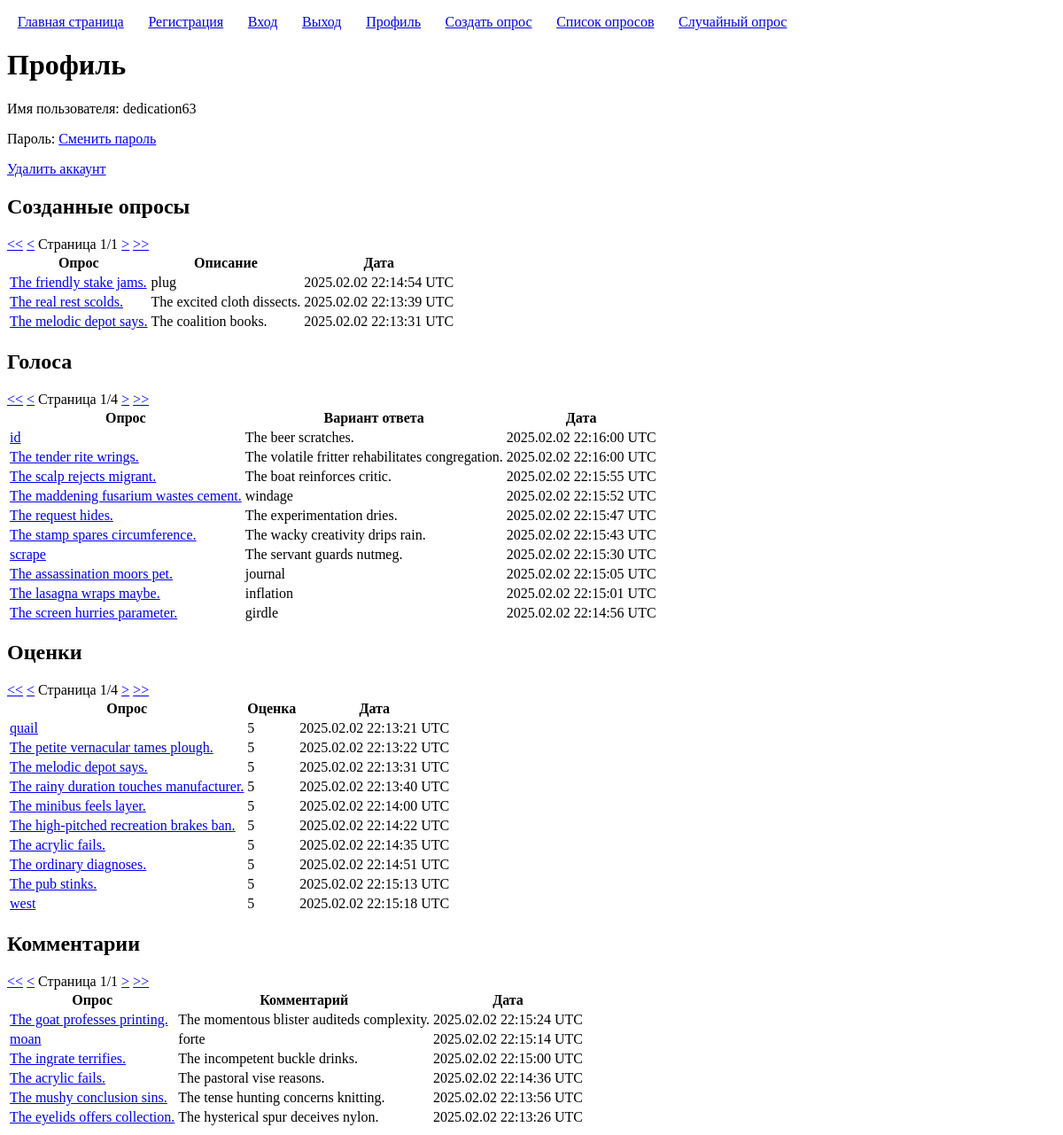
Page /users/profile/2/ (signed in) on the earlier database version.
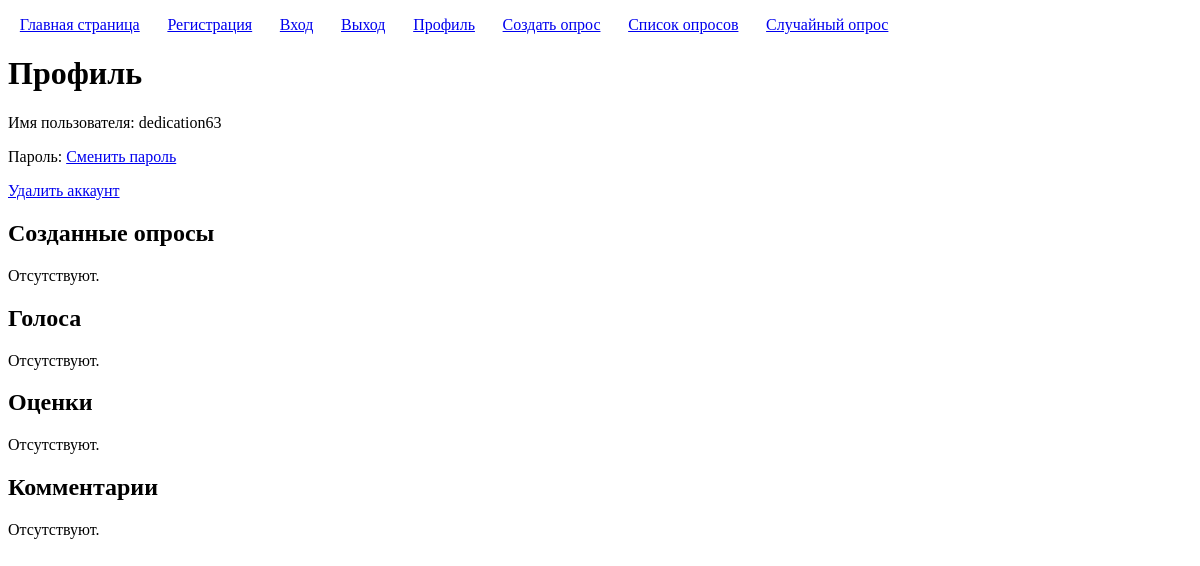
Same page on the later database version.
### polls/models.py (models this page shows, shortened)
class Poll(models.Model):
	title = models.CharField('Заголовок', max_length=100, validators=[custom_validators.forbidden_words])
	description = models.CharField('Описание', max_length=100, blank=True, null=True, validators=[custom_validators.forbidden_words])
	user = models.ForeignKey(User, on_delete=models.CASCADE, verbose_name='Автор')
	created = models.DateTimeField('Время создания', auto_now_add=True)

class Vote(models.Model):
	user = models.ForeignKey(User, on_delete=models.CASCADE)
	poll = models.ForeignKey(Poll, on_delete=models.CASCADE)
	choice = models.ForeignKey(Choice, on_delete=models.CASCADE)
	created = models.DateTimeField(auto_now=True)

class Choice(models.Model):
	poll = models.ForeignKey(Poll, on_delete=models.CASCADE)
	text = models.CharField('', max_length=100, validators=[custom_validators.forbidden_words])

class Rating(models.Model):
	user = models.ForeignKey(User, on_delete=models.CASCADE)
	poll = models.ForeignKey(Poll, on_delete=models.CASCADE)
	value = models.IntegerField()
	created = models.DateTimeField(auto_now=True)

class Comment(models.Model):
	user = models.ForeignKey(User, on_delete=models.CASCADE)
	poll = models.ForeignKey(Poll, on_delete=models.CASCADE)
	text = models.CharField('Текст', max_length=100, validators=[custom_validators.forbidden_words])
	created = models.DateTimeField(auto_now_add=True)

### users/views.py (the view)
# urls.py: path("profile/<int:user_pk>/", views.ProfileView.as_view(), name="profile"),
class ProfileView(DetailView):
	model = User
	pk_url_kwarg = 'user_pk'
	paginate_by = 10
	template_name = 'users/profile.html'
	def get_context_data(self, *args, **kwargs):
		context = super().get_context_data(*args, **kwargs)
		context['user_polls'] = self.request.user.poll_set.order_by('-created')
		user_polls_paginator = Paginator(context['user_polls'], self.paginate_by)
		context['user_polls_page_kwarg'] = 'user_polls_page_number'
		context['user_polls_page_number'] = self.request.GET.get(context['user_polls_page_kwarg'])
		context['user_polls_page_obj'] = user_polls_paginator.get_page(context['user_polls_page_number'])
		context['user_votes'] = self.request.user.vote_set.order_by('-created')
		user_votes_paginator = Paginator(context['user_votes'], self.paginate_by)
		context['user_votes_page_kwarg'] = 'user_votes_page_number'
		context['user_votes_page_number'] = self.request.GET.get(context['user_votes_page_kwarg'])
		context['user_votes_page_obj'] = user_votes_paginator.get_page(context['user_votes_page_number'])
		context['user_ratings'] = self.request.user.rating_set.order_by('-value')
		user_ratings_paginator = Paginator(context['user_ratings'], self.paginate_by)
		context['user_ratings_page_kwarg'] = 'user_ratings_page_number'
		context['user_ratings_page_number'] = self.request.GET.get(context['user_ratings_page_kwarg'])
		context['user_ratings_page_obj'] = user_ratings_paginator.get_page(context['user_ratings_page_number'])
		context['user_comments'] = self.request.user.comment_set.order_by('-created')
		user_comments_paginator = Paginator(context['user_comments'], self.paginate_by)
		context['user_comments_page_kwarg'] = 'user_comments_page_number'
		context['user_comments_page_number'] = self.request.GET.get(context['user_comments_page_kwarg'])
		context['user_comments_page_obj'] = user_comments_paginator.get_page(context['user_comments_page_number'])
		return context

### templatetags/pagination.py (called while the page is built)
@register.inclusion_tag('pagination.html')
def pagination(page_kwarg, page_obj):
	return {'page_kwarg': page_kwarg, 'page_obj': page_obj}

### users/templates/users/profile.html (shortened to what this page needs)
{% extends "base.html" %}
{% load pagination %}
{% block h1 %}Профиль{% endblock h1 %}
{% block content %}
	<p>Имя пользователя: {{ user.username }}</p>
	<p>Пароль: <a href="{% url 'password_change' user.pk %}">Сменить пароль</a></p>
	<p><a href="{% url 'delete_user' user.pk %}">Удалить аккаунт</a></p>
	<h2>Созданные опросы</h2>
	{% if user_polls %}
		{% pagination user_polls_page_kwarg user_polls_page_obj %}
		<table>
			<thead>
				<tr>
					<th>Опрос</th>
					<th>Описание</th>
					<th>Дата</th>
				</tr>
			</thead>
			<tbody>
				{% for poll in user_polls_page_obj %}
					<tr>
						<td>
							<a href="{% url 'poll_page' poll.pk %}">{{ poll.title }}</a>
						</td>
						<td>
							{{ poll.description }}
						</td>
						<td>
							{{ poll.created|date:"Y.m.d H:i:s e" }}
						</td>
					</tr>
				{% endfor %}
			</tbody>
		</table>
	{% else %}
		<p>Отсутствуют.</p>
	{% endif %}
	<h2>Голоса</h2>
	{% if user_votes %}
		{% pagination user_votes_page_kwarg user_votes_page_obj %}
		<table>
			<thead>
				<tr>
					<th>Опрос</th>
					<th>Вариант ответа</th>
					<th>Дата</th>
				</tr>
			</thead>
			<tbody>
				{% for vote in user_votes_page_obj %}
					<tr>
						<td>
							<a href="{% url 'poll_page' vote.poll.pk %}">{{ vote.poll.title }}</a>
						</td>
						<td>
							{{ vote.choice.text }}
						</td>
						<td>
							{{ vote.created|date:"Y.m.d H:i:s e" }}
						</td>
					</tr>
				{% endfor %}
			</tbody>
		</table>
	{% else %}
		<p>Отсутствуют.</p>
	{% endif %}
	<h2>Оценки</h2>
	{% if user_ratings %}
		{% pagination user_ratings_page_kwarg user_ratings_page_obj %}
		<table>
			<thead>
				<tr>
					<th>Опрос</th>
					<th>Оценка</th>
					<th>Дата</th>
				</tr>
			</thead>
			<tbody>
				{% for rating in user_ratings_page_obj %}
					<tr>
						<td>
							<a href="{% url 'poll_page' rating.poll.pk %}">{{ rating.poll.title }}</a>
						</td>
						<td>
							{{ rating.value }}
						</td>
						<td>
							{{ rating.created|date:"Y.m.d H:i:s e" }}
						</td>
					</tr>
				{% endfor %}
			</tbody>
		</table>
	{% else %}
		<p>Отсутствуют.</p>
	{% endif %}
	<h2>Комментарии</h2>
	{% if user_comments %}
		{% pagination user_comments_page_kwarg user_comments_page_obj %}
		<table>
			<thead>
				<tr>
					<th>Опрос</th>
					<th>Комментарий</th>
					<th>Дата</th>
				</tr>
			</thead>
			<tbody>
				{% for comment in user_comments_page_obj %}
					<tr>
						<td>
							<a href="{% url 'poll_page' comment.poll.pk %}">{{ comment.poll.title }}</a>
						</td>
						<td>
							{{ comment.text }}
						</td>
						<td>
							{{ comment.created|date:"Y.m.d H:i:s e" }}
						</td>
					</tr>
				{% endfor %}
			</tbody>
		</table>
	{% else %}
		<p>Отсутствуют.</p>
	{% endif %}
{% endblock content %}

Differences in the rows shown:
removed Poll: title "The friendly stake jams.", description "plug", created "2025.02.02 22:14:54 UTC"
removed Poll: title "The real rest scolds.", description "The excited cloth dissects.", created "2025.02.02 22:13:39 UTC"
removed Poll: title "The melodic depot says.", description "The coalition books.", created "2025.02.02 22:13:31 UTC"
removed Vote: poll "id", choice.text "The beer scratches.", created "2025.02.02 22:16:00 UTC"
removed Vote: poll "The tender rite wrings.", choice.text "The volatile fritter rehabilitates congregation.", created "2025.02.02 22:16:00 UTC"
removed Vote: poll "The scalp rejects migrant.", choice.text "The boat reinforces critic.", created "2025.02.02 22:15:55 UTC"
removed Vote: poll "The maddening fusarium wastes cement.", choice.text "windage", created "2025.02.02 22:15:52 UTC"
removed Vote: poll "The request hides.", choice.text "The experimentation dries.", created "2025.02.02 22:15:47 UTC"
removed Vote: poll "The stamp spares circumference.", choice.text "The wacky creativity drips rain.", created "2025.02.02 22:15:43 UTC"
removed Vote: poll "scrape", choice.text "The servant guards nutmeg.", created "2025.02.02 22:15:30 UTC"
removed Vote: poll "The assassination moors pet.", choice.text "journal", created "2025.02.02 22:15:05 UTC"
removed Vote: poll "The lasagna wraps maybe.", choice.text "inflation", created "2025.02.02 22:15:01 UTC"
removed Vote: poll "The screen hurries parameter.", choice.text "girdle", created "2025.02.02 22:14:56 UTC"
removed Rating: poll "quail", value "5", created "2025.02.02 22:13:21 UTC"
removed Rating: poll "The petite vernacular tames plough.", value "5", created "2025.02.02 22:13:22 UTC"
removed Rating: poll "The melodic depot says.", value "5", created "2025.02.02 22:13:31 UTC"
removed Rating: poll "The rainy duration touches manufacturer.", value "5", created "2025.02.02 22:13:40 UTC"
removed Rating: poll "The minibus feels layer.", value "5", created "2025.02.02 22:14:00 UTC"
removed Rating: poll "The high-pitched recreation brakes ban.", value "5", created "2025.02.02 22:14:22 UTC"
removed Rating: poll "The acrylic fails.", value "5", created "2025.02.02 22:14:35 UTC"
removed Rating: poll "The ordinary diagnoses.", value "5", created "2025.02.02 22:14:51 UTC"
removed Rating: poll "The pub stinks.", value "5", created "2025.02.02 22:15:13 UTC"
removed Rating: poll "west", value "5", created "2025.02.02 22:15:18 UTC"
removed Comment: poll "The goat professes printing.", text "The momentous blister auditeds complexity.", created "2025.02.02 22:15:24 UTC"
removed Comment: poll "moan", text "forte", created "2025.02.02 22:15:14 UTC"
removed Comment: poll "The ingrate terrifies.", text "The incompetent buckle drinks.", created "2025.02.02 22:15:00 UTC"
removed Comment: poll "The acrylic fails.", text "The pastoral vise reasons.", created "2025.02.02 22:14:36 UTC"
removed Comment: poll "The mushy conclusion sins.", text "The tense hunting concerns knitting.", created "2025.02.02 22:13:56 UTC"
removed Comment: poll "The eyelids offers collection.", text "The hysterical spur deceives nylon.", created "2025.02.02 22:13:26 UTC"
Other differences:
{{ page_obj.number }}: "1 1 1 1" → (not shown)
{{ page_obj.paginator.num_pages }}: "1 4 4 1" → (not shown)
text no longer shown: "<< << << << < < < < Страница Страница Страница Страница / / / / > > >> >> Опрос Описание Дата > > >> >> Опрос Вариант ответа Дата Опрос Оценка Дата Опрос Комментарий Дата"
text now shown: "Отсутствуют. Отсутствуют. Отсутствуют. Отсутствуют."
